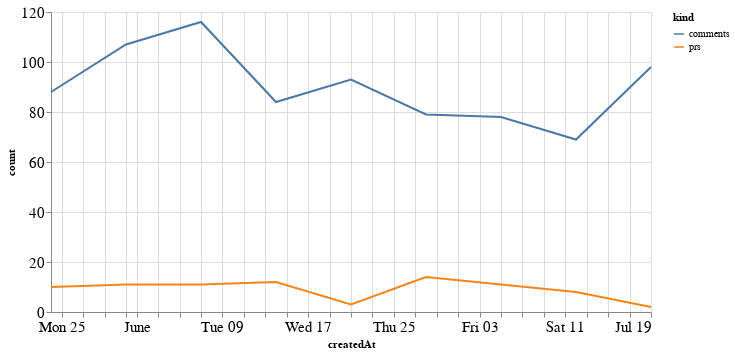

The notebook cell saved with this chart:
### Code cell
alt.Chart(total_time, width=600).mark_line().encode(
    x='createdAt',
    y='count',
    color='kind'
)

### Figure 1 — Vega-Lite specification as saved in the notebook (floating-point values rounded to 4 significant figures)
{"config": {"axisLeft": {"labelFontSize": 15}, "axisBottom": {"labelFontSize": 15}}, "data": {"name": "data-a09781c39362af0b4d4c84e7d992dd16"}, "mark": "line", "encoding": {"color": {"type": "nominal", "field": "kind"}, "x": {"type": "temporal", "field": "createdAt"}, "y": {"type": "quantitative", "field": "count"}}, "width": 600, "$schema": "https://vega.github.io/schema/vega-lite/v4.8.1.json", "datasets": {"data-a09781c39362af0b4d4c84e7d992dd16": [{"createdAt": "2020-05-24T00:00:00", "kind": "prs", "count": 10}, {"createdAt": "2020-05-31T00:00:00", "kind": "prs", "count": 11}, {"createdAt": "2020-06-07T00:00:00", "kind": "prs", "count": 11}, {"createdAt": "2020-06-14T00:00:00", "kind": "prs", "count": 12}, {"createdAt": "2020-06-21T00:00:00", "kind": "prs", "count": 3}, {"createdAt": "2020-06-28T00:00:00", "kind": "prs", "count": 14}, {"createdAt": "2020-07-05T00:00:00", "kind": "prs", "count": 11}, {"createdAt": "2020-07-12T00:00:00", "kind": "prs", "count": 8}, {"createdAt": "2020-07-19T00:00:00", "kind": "prs", "count": 2}, {"createdAt": "2020-05-24T00:00:00", "kind": "comments", "count": 88}, {"createdAt": "2020-05-31T00:00:00", "kind": "comments", "count": 107}, {"createdAt": "2020-06-07T00:00:00", "kind": "comments", "count": 116}, {"createdAt": "2020-06-14T00:00:00", "kind": "comments", "count": 84}, {"createdAt": "2020-06-21T00:00:00", "kind": "comments", "count": 93}, {"createdAt": "2020-06-28T00:00:00", "kind": "comments", "count": 79}, {"createdAt": "2020-07-05T00:00:00", "kind": "comments", "count": 78}, {"createdAt": "2020-07-12T00:00:00", "kind": "comments", "count": 69}, {"createdAt": "2020-07-19T00:00:00", "kind": "comments", "count": 98}]}}
